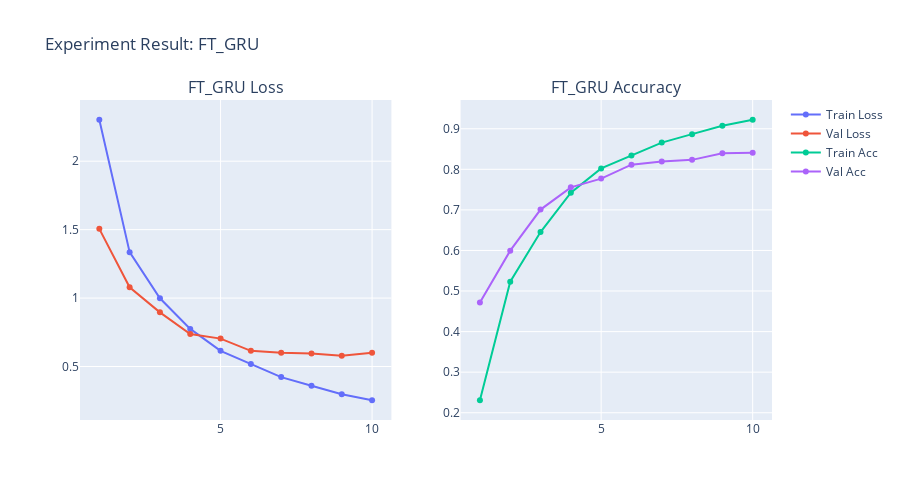

Here is the notebook cell this chart was saved with:
### Markdown cell above
### 학습 2. FastText x GRU

### Code cell
# 2. FastText
history_ft = run_experiment(ft_embedding_matrix, "FT_GRU", epochs=10)

### Figure 1 — Plotly figure (JSON) as saved in the notebook; plotly's stock layout.template omitted (floating-point values rounded to 4 significant figures)
{"data": [{"mode": "lines+markers", "name": "Train Loss", "type": "scatter", "x": [1, 2, 3, 4, 5, 6, 7, 8, 9, 10], "xaxis": "x", "y": [2.303, 1.336, 0.9987, 0.775, 0.6144, 0.5186, 0.4227, 0.3594, 0.2975, 0.2537], "yaxis": "y"}, {"mode": "lines+markers", "name": "Val Loss", "type": "scatter", "x": [1, 2, 3, 4, 5, 6, 7, 8, 9, 10], "xaxis": "x", "y": [1.506, 1.079, 0.8957, 0.737, 0.7039, 0.6145, 0.6008, 0.5948, 0.5795, 0.6016], "yaxis": "y"}, {"mode": "lines+markers", "name": "Train Acc", "type": "scatter", "x": [1, 2, 3, 4, 5, 6, 7, 8, 9, 10], "xaxis": "x2", "y": [0.2308, 0.5232, 0.6454, 0.7424, 0.8022, 0.8341, 0.8659, 0.8867, 0.9076, 0.9222], "yaxis": "y2"}, {"mode": "lines+markers", "name": "Val Acc", "type": "scatter", "x": [1, 2, 3, 4, 5, 6, 7, 8, 9, 10], "xaxis": "x2", "y": [0.4716, 0.5995, 0.7008, 0.7556, 0.7772, 0.8114, 0.8193, 0.8233, 0.8396, 0.8406], "yaxis": "y2"}], "layout": {"annotations": [{"font": {"size": 16}, "showarrow": false, "text": "FT_GRU Loss", "x": 0.225, "xanchor": "center", "xref": "paper", "y": 1, "yanchor": "bottom", "yref": "paper"}, {"font": {"size": 16}, "showarrow": false, "text": "FT_GRU Accuracy", "x": 0.775, "xanchor": "center", "xref": "paper", "y": 1, "yanchor": "bottom", "yref": "paper"}], "height": 500, "showlegend": true, "title": {"text": "Experiment Result: FT_GRU"}, "xaxis": {"anchor": "y", "domain": [0, 0.45]}, "xaxis2": {"anchor": "y2", "domain": [0.55, 1]}, "yaxis": {"anchor": "x", "domain": [0, 1]}, "yaxis2": {"anchor": "x2", "domain": [0, 1]}}}
